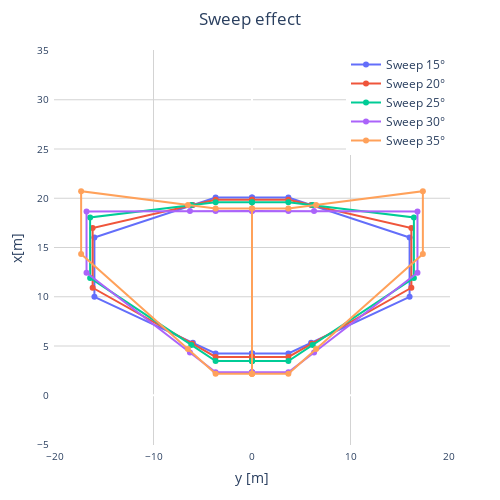

The notebook cell this image was saved under:
### Markdown cell above
#### Wing plot BWB sweep effect: 15,20,25,30,35 deg

### Code cell
# BWB sweep 15
sweep15_outputsBWB_directory = pth.join(simDirS, "problem_outputs_BWB_sweep15.xml")
output_dataBWBs15 = oad.DataFile(sweep15_outputsBWB_directory)

wing_kink_leading_edge_xBWBs15 = output_dataBWBs15["data:geometry:wing:kink:leading_edge:x:local"].value[0]
wing_tip_leading_edge_xBWBs15 = output_dataBWBs15["data:geometry:wing:tip:leading_edge:x:local"].value[0]
wing_root_yBWBs15 = output_dataBWBs15["data:geometry:wing:root:y"].value[0]
wing_kink_yBWBs15 = output_dataBWBs15["data:geometry:wing:kink:y"].value[0]
wing_tip_yBWBs15 = output_dataBWBs15["data:geometry:wing:tip:y"].value[0]
wing_root_chordBWBs15 = output_dataBWBs15["data:geometry:wing:root:chord"].value[0]
wing_kink_chordBWBs15 = output_dataBWBs15["data:geometry:wing:kink:chord"].value[0]
wing_tip_chordBWBs15 = output_dataBWBs15["data:geometry:wing:tip:chord"].value[0]

mean_aerodynamic_chordBWBs15 = output_dataBWBs15["data:geometry:wing:MAC:length"].value[0]
mac25_x_positionBWBs15 = output_dataBWBs15["data:geometry:wing:MAC:at25percent:x"].value[0]
distance_root_mac_chordsBWBs15 = output_dataBWBs15["data:geometry:wing:MAC:leading_edge:x:local"].value[0]



# pylint: disable=invalid-name # that's a common naming
yBWBs15 = np.array(
    [0, wing_root_yBWBs15, wing_kink_yBWBs15, wing_tip_yBWBs15, wing_tip_yBWBs15, wing_kink_yBWBs15, wing_root_yBWBs15, 0, 0]
)
# pylint: disable=invalid-name # that's a common naming
yBWBs15 = np.concatenate((-yBWBs15, yBWBs15))

# pylint: disable=invalid-name # that's a common naming
xBWBs15 = np.array(
    [
        0,
        0,
        wing_kink_leading_edge_xBWBs15,
        wing_tip_leading_edge_xBWBs15,
        wing_tip_leading_edge_xBWBs15 + wing_tip_chordBWBs15,
        wing_kink_leading_edge_xBWBs15 + wing_kink_chordBWBs15,
        wing_root_chordBWBs15,
        wing_root_chordBWBs15,
        0,
    ]
)

xBWBs15 = xBWBs15 + mac25_x_positionBWBs15 - 0.25 * mean_aerodynamic_chordBWBs15 - distance_root_mac_chordsBWBs15
# pylint: disable=invalid-name # that's a common naming
xBWBs15 = np.concatenate((xBWBs15, xBWBs15))

# BWB sweep 20
sweep20_outputsBWB_directory = pth.join(simDirS, "problem_outputs_BWB_sweep20.xml")
output_dataBWBs20 = oad.DataFile(sweep20_outputsBWB_directory)

wing_kink_leading_edge_xBWBs20 = output_dataBWBs20["data:geometry:wing:kink:leading_edge:x:local"].value[0]
wing_tip_leading_edge_xBWBs20 = output_dataBWBs20["data:geometry:wing:tip:leading_edge:x:local"].value[0]
wing_root_yBWBs20 = output_dataBWBs20["data:geometry:wing:root:y"].value[0]
wing_kink_yBWBs20 = output_dataBWBs20["data:geometry:wing:kink:y"].value[0]
wing_tip_yBWBs20 = output_dataBWBs20["data:geometry:wing:tip:y"].value[0]
wing_root_chordBWBs20 = output_dataBWBs20["data:geometry:wing:root:chord"].value[0]
wing_kink_chordBWBs20 = output_dataBWBs20["data:geometry:wing:kink:chord"].value[0]
wing_tip_chordBWBs20 = output_dataBWBs20["data:geometry:wing:tip:chord"].value[0]

mean_aerodynamic_chordBWBs20 = output_dataBWBs20["data:geometry:wing:MAC:length"].value[0]
mac25_x_positionBWBs20 = output_dataBWBs20["data:geometry:wing:MAC:at25percent:x"].value[0]
distance_root_mac_chordsBWBs20 = output_dataBWBs20["data:geometry:wing:MAC:leading_edge:x:local"].value[0]



# pylint: disable=invalid-name # that's a common naming
yBWBs20 = np.array(
    [0, wing_root_yBWBs20, wing_kink_yBWBs20, wing_tip_yBWBs20, wing_tip_yBWBs20, wing_kink_yBWBs20, wing_root_yBWBs20, 0, 0]
)
# pylint: disable=invalid-name # that's a common naming
yBWBs20 = np.concatenate((-yBWBs20, yBWBs20))

# pylint: disable=invalid-name # that's a common naming
xBWBs20 = np.array(
    [
        0,
        0,
        wing_kink_leading_edge_xBWBs20,
        wing_tip_leading_edge_xBWBs20,
        wing_tip_leading_edge_xBWBs20 + wing_tip_chordBWBs20,
        wing_kink_leading_edge_xBWBs20 + wing_kink_chordBWBs20,
        wing_root_chordBWBs20,
        wing_root_chordBWBs20,
        0,
    ]
)

xBWBs20 = xBWBs20 + mac25_x_positionBWBs20 - 0.25 * mean_aerodynamic_chordBWBs20 - distance_root_mac_chordsBWBs20
# pylint: disable=invalid-name # that's a common naming
xBWBs20 = np.concatenate((xBWBs20, xBWBs20))
# BWB sweep 25
sweep25_outputsBWB_directory = pth.join(simDirS, "problem_outputs_BWB_sweep25.xml")
output_dataBWBs25 = oad.DataFile(sweep25_outputsBWB_directory)

wing_kink_leading_edge_xBWBs25 = output_dataBWBs25["data:geometry:wing:kink:leading_edge:x:local"].value[0]
wing_tip_leading_edge_xBWBs25 = output_dataBWBs25["data:geometry:wing:tip:leading_edge:x:local"].value[0]
wing_root_yBWBs25 = output_dataBWBs25["data:geometry:wing:root:y"].value[0]
wing_kink_yBWBs25 = output_dataBWBs25["data:geometry:wing:kink:y"].value[0]
wing_tip_yBWBs25 = output_dataBWBs25["data:geometry:wing:tip:y"].value[0]
wing_root_chordBWBs25 = output_dataBWBs25["data:geometry:wing:root:chord"].value[0]
wing_kink_chordBWBs25 = output_dataBWBs25["data:geometry:wing:kink:chord"].value[0]
wing_tip_chordBWBs25 = output_dataBWBs25["data:geometry:wing:tip:chord"].value[0]

mean_aerodynamic_chordBWBs25 = output_dataBWBs25["data:geometry:wing:MAC:length"].value[0]
mac25_x_positionBWBs25 = output_dataBWBs25["data:geometry:wing:MAC:at25percent:x"].value[0]
distance_root_mac_chordsBWBs25 = output_dataBWBs25["data:geometry:wing:MAC:leading_edge:x:local"].value[0]



# pylint: disable=invalid-name # that's a common naming
yBWBs25 = np.array(
    [0, wing_root_yBWBs25, wing_kink_yBWBs25, wing_tip_yBWBs25, wing_tip_yBWBs25, wing_kink_yBWBs25, wing_root_yBWBs25, 0, 0]
)
# pylint: disable=invalid-name # that's a common naming
yBWBs25 = np.concatenate((-yBWBs25, yBWBs25))

# pylint: disable=invalid-name # that's a common naming
xBWBs25 = np.array(
    [
        0,
        0,
        wing_kink_leading_edge_xBWBs25,
        wing_tip_leading_edge_xBWBs25,
        wing_tip_leading_edge_xBWBs25 + wing_tip_chordBWBs25,
        wing_kink_leading_edge_xBWBs25 + wing_kink_chordBWBs25,
        wing_root_chordBWBs25,
        wing_root_chordBWBs25,
        0,
    ]
)

xBWBs25 = xBWBs25 + mac25_x_positionBWBs25 - 0.25 * mean_aerodynamic_chordBWBs25 - distance_root_mac_chordsBWBs25
# pylint: disable=invalid-name # that's a common naming
xBWBs25 = np.concatenate((xBWBs25, xBWBs25))

# BWB sweep 30
sweep30_outputsBWB_directory = pth.join(simDirS, "problem_outputs_BWB_sweep30.xml")
output_dataBWBs30 = oad.DataFile(sweep30_outputsBWB_directory)

wing_kink_leading_edge_xBWBs30 = output_dataBWBs30["data:geometry:wing:kink:leading_edge:x:local"].value[0]
wing_tip_leading_edge_xBWBs30 = output_dataBWBs30["data:geometry:wing:tip:leading_edge:x:local"].value[0]
wing_root_yBWBs30 = output_dataBWBs30["data:geometry:wing:root:y"].value[0]
wing_kink_yBWBs30 = output_dataBWBs30["data:geometry:wing:kink:y"].value[0]
wing_tip_yBWBs30 = output_dataBWBs30["data:geometry:wing:tip:y"].value[0]
wing_root_chordBWBs30 = output_dataBWBs30["data:geometry:wing:root:chord"].value[0]
wing_kink_chordBWBs30 = output_dataBWBs30["data:geometry:wing:kink:chord"].value[0]
wing_tip_chordBWBs30 = output_dataBWBs30["data:geometry:wing:tip:chord"].value[0]

mean_aerodynamic_chordBWBs30 = output_dataBWBs30["data:geometry:wing:MAC:length"].value[0]
mac30_x_positionBWBs30 = output_dataBWBs30["data:geometry:wing:MAC:at25percent:x"].value[0]
distance_root_mac_chordsBWBs30 = output_dataBWBs30["data:geometry:wing:MAC:leading_edge:x:local"].value[0]



# pylint: disable=invalid-name # that's a common naming
yBWBs30 = np.array(
    [0, wing_root_yBWBs30, wing_kink_yBWBs30, wing_tip_yBWBs30, wing_tip_yBWBs30, wing_kink_yBWBs30, wing_root_yBWBs30, 0, 0]
)
# pylint: disable=invalid-name # that's a common naming
yBWBs30 = np.concatenate((-yBWBs30, yBWBs30))

# pylint: disable=invalid-name # that's a common naming
xBWBs30 = np.array(
    [
        0,
        0,
        wing_kink_leading_edge_xBWBs30,
        wing_tip_leading_edge_xBWBs30,
        wing_tip_leading_edge_xBWBs30 + wing_tip_chordBWBs30,
        wing_kink_leading_edge_xBWBs30 + wing_kink_chordBWBs30,
        wing_root_chordBWBs30,
        wing_root_chordBWBs30,
        0,
    ]
)

xBWBs30 = xBWBs30 + mac30_x_positionBWBs30 - 0.30 * mean_aerodynamic_chordBWBs30 - distance_root_mac_chordsBWBs30
# pylint: disable=invalid-name # that's a common naming
xBWBs30 = np.concatenate((xBWBs30, xBWBs30))

# BWB sweep 35
sweep35_outputsBWB_directory = pth.join(simDirS, "problem_outputs_BWB_sweep35.xml")
output_dataBWBs35 = oad.DataFile(sweep35_outputsBWB_directory)

wing_kink_leading_edge_xBWBs35 = output_dataBWBs35["data:geometry:wing:kink:leading_edge:x:local"].value[0]
wing_tip_leading_edge_xBWBs35 = output_dataBWBs35["data:geometry:wing:tip:leading_edge:x:local"].value[0]
wing_root_yBWBs35 = output_dataBWBs35["data:geometry:wing:root:y"].value[0]
wing_kink_yBWBs35 = output_dataBWBs35["data:geometry:wing:kink:y"].value[0]
wing_tip_yBWBs35 = output_dataBWBs35["data:geometry:wing:tip:y"].value[0]
wing_root_chordBWBs35 = output_dataBWBs35["data:geometry:wing:root:chord"].value[0]
wing_kink_chordBWBs35 = output_dataBWBs35["data:geometry:wing:kink:chord"].value[0]
wing_tip_chordBWBs35 = output_dataBWBs35["data:geometry:wing:tip:chord"].value[0]

mean_aerodynamic_chordBWBs35 = output_dataBWBs35["data:geometry:wing:MAC:length"].value[0]
mac25_x_positionBWBs35 = output_dataBWBs35["data:geometry:wing:MAC:at25percent:x"].value[0]
distance_root_mac_chordsBWBs35 = output_dataBWBs35["data:geometry:wing:MAC:leading_edge:x:local"].value[0]



# pylint: disable=invalid-name # that's a common naming
yBWBs35 = np.array(
    [0, wing_root_yBWBs35, wing_kink_yBWBs35, wing_tip_yBWBs35, wing_tip_yBWBs35, wing_kink_yBWBs35, wing_root_yBWBs35, 0, 0]
)
# pylint: disable=invalid-name # that's a common naming
yBWBs35 = np.concatenate((-yBWBs35, yBWBs35))

# pylint: disable=invalid-name # that's a common naming
xBWBs35 = np.array(
    [
        0,
        0,
        wing_kink_leading_edge_xBWBs35,
        wing_tip_leading_edge_xBWBs35,
        wing_tip_leading_edge_xBWBs35 + wing_tip_chordBWBs35,
        wing_kink_leading_edge_xBWBs35 + wing_kink_chordBWBs35,
        wing_root_chordBWBs35,
        wing_root_chordBWBs35,
        0,
    ]
)

xBWBs35 = xBWBs35 + mac25_x_positionBWBs35 - 0.25 * mean_aerodynamic_chordBWBs35 - distance_root_mac_chordsBWBs35
# pylint: disable=invalid-name # that's a common naming
xBWBs35 = np.concatenate((xBWBs35, xBWBs35))

######################


# CREATE FIGURE

fig = go.Figure()

scatterBWBs15 = go.Scatter(x=yBWBs15, y=xBWBs15, mode="lines+markers", name='Sweep 15°')

fig.add_trace(scatterBWBs15)

scatterBWBs20 = go.Scatter(x=yBWBs20, y=xBWBs20, mode="lines+markers", name='Sweep 20°')

fig.add_trace(scatterBWBs20)

scatterBWBs25 = go.Scatter(x=yBWBs25, y=xBWBs25, mode="lines+markers", name='Sweep 25°')

fig.add_trace(scatterBWBs25)

scatterBWBs30 = go.Scatter(x=yBWBs30, y=xBWBs30, mode="lines+markers", name='Sweep 30°')

fig.add_trace(scatterBWBs30)

scatterBWBs35 = go.Scatter(x=yBWBs35, y=xBWBs35, mode="lines+markers", name='Sweep 35°')

fig.add_trace(scatterBWBs35)

fig.layout = go.Layout(yaxis=dict(scaleanchor="x", scaleratio=1))

fig = go.FigureWidget(fig)

# fig.update_layout(title_text="BWB Wing Geometry", title_x=0.5, xaxis_title="y [m]", yaxis_title="x [m]",showlegend = True)
fig.update_layout(
    title_text="Sweep effect",
    title_x=0.5,
    xaxis_title="y [m]",
    yaxis_title="x[m]",
    legend=dict(
        x=1,
        y=1,
        xanchor='right',
        yanchor='top'
    ),
    width=500,
    height=500,
    margin=dict(
        l=50,
        r=50,
        b=50,
        t=50,
        pad=4
    ),
    paper_bgcolor='white',
    plot_bgcolor='white',
    xaxis=dict(
        showgrid=True,
        gridcolor='lightgrey',
        range=[-20, 20],
        tickfont=dict(size=10)
    ),
    yaxis=dict(
        showgrid=True,
        gridcolor='lightgrey',
        range=[0, 30],
        tickfont=dict(size=10)
    )
)

fig.show()

### Figure 1 — Plotly figure (JSON) as saved in the notebook; plotly's stock layout.template omitted (floating-point values rounded to 4 significant figures)
{"data": [{"mode": "lines+markers", "name": "Sweep 15°", "type": "scatter", "uid": "b052e8aa-1d41-40e3-9708-a337c73a6db7", "x": [0, -3.692, -5.999, -16.0, -16.0, -5.999, -3.692, 0, 0, 0, 3.692, 5.999, 16.0, 16.0, 5.999, 3.692, 0, 0], "y": [4.24, 4.24, 5.318, 9.991, 16.01, 19.31, 20.07, 20.07, 4.24, 4.24, 4.24, 5.318, 9.991, 16.01, 19.31, 20.07, 20.07, 4.24]}, {"mode": "lines+markers", "name": "Sweep 20°", "type": "scatter", "uid": "63c989fa-afa6-4aa4-aab6-5cc6e53da08d", "x": [0, -3.692, -6.067, -16.18, -16.18, -6.067, -3.692, 0, 0, 0, 3.692, 6.067, 16.18, 16.18, 6.067, 3.692, 0, 0], "y": [3.895, 3.895, 5.23, 10.91, 16.98, 19.3, 19.85, 19.85, 3.895, 3.895, 3.895, 5.23, 10.91, 16.98, 19.3, 19.85, 19.85, 3.895]}, {"mode": "lines+markers", "name": "Sweep 25°", "type": "scatter", "uid": "34dab48a-1668-46ce-a49a-3407977b93fb", "x": [0, -3.692, -6.163, -16.44, -16.44, -6.163, -3.692, 0, 0, 0, 3.692, 6.163, 16.44, 16.44, 6.163, 3.692, 0, 0], "y": [3.471, 3.471, 5.109, 11.91, 18.05, 19.3, 19.61, 19.61, 3.471, 3.471, 3.471, 5.109, 11.91, 18.05, 19.3, 19.61, 19.61, 3.471]}, {"mode": "lines+markers", "name": "Sweep 30°", "type": "scatter", "uid": "4d910527-4098-46e1-a0bf-6067c495ccca", "x": [0, -3.692, -6.299, -16.8, -16.8, -6.299, -3.692, 0, 0, 0, 3.692, 6.299, 16.8, 16.8, 6.299, 3.692, 0, 0], "y": [2.326, 2.326, 4.337, 12.43, 18.66, 18.7, 18.71, 18.71, 2.326, 2.326, 2.326, 4.337, 12.43, 18.66, 18.7, 18.71, 18.71, 2.326]}, {"mode": "lines+markers", "name": "Sweep 35°", "type": "scatter", "uid": "3031658a-b4ab-459b-87ac-ee97a3fa9b1c", "x": [0, -3.692, -6.505, -17.35, -17.35, -6.505, -3.692, 0, 0, 0, 3.692, 6.505, 17.35, 17.35, 6.505, 3.692, 0, 0], "y": [2.183, 2.183, 4.689, 14.34, 20.72, 19.32, 18.96, 18.96, 2.183, 2.183, 2.183, 4.689, 14.34, 20.72, 19.32, 18.96, 18.96, 2.183]}], "layout": {"height": 500, "legend": {"x": 1, "xanchor": "right", "y": 1, "yanchor": "top"}, "margin": {"b": 50, "l": 50, "pad": 4, "r": 50, "t": 50}, "paper_bgcolor": "white", "plot_bgcolor": "white", "title": {"text": "Sweep effect", "x": 0.5}, "width": 500, "xaxis": {"gridcolor": "lightgrey", "range": [-20, 20], "showgrid": true, "tickfont": {"size": 10}, "title": {"text": "y [m]"}}, "yaxis": {"gridcolor": "lightgrey", "range": [0, 30], "scaleanchor": "x", "scaleratio": 1, "showgrid": true, "tickfont": {"size": 10}, "title": {"text": "x[m]"}}}}
